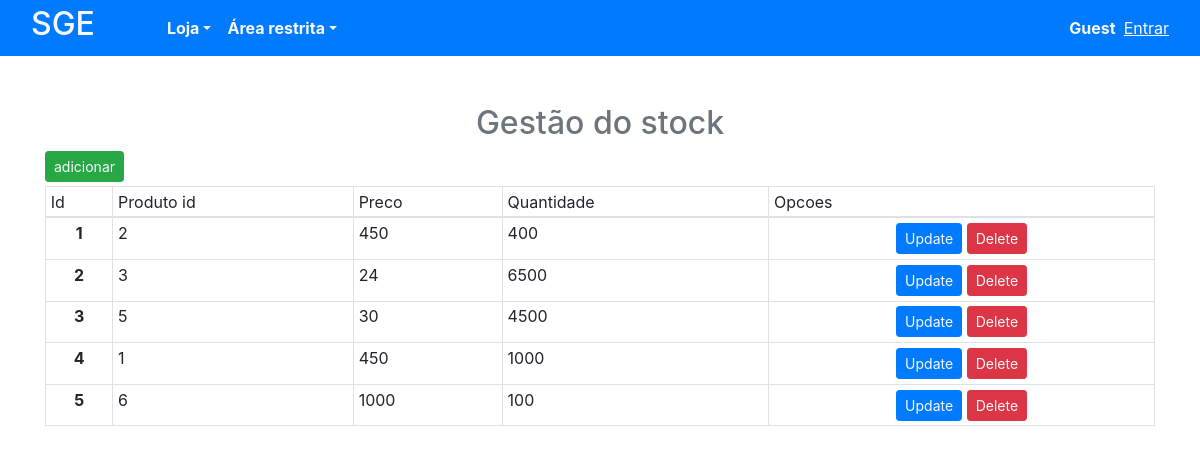
The page /stock.php on the database its author committed.
### tables this page shows
CREATE TABLE `stock` (
  `id` int(11) NOT NULL,
  `id_produto` int(11) NOT NULL,
  `preco` int(11) NOT NULL,
  `quantidade` int(11) NOT NULL
);

### controller/stockController.php (called while the page is built, shortened)
<?php
class stockController {
    public function getStock(){
        $bd=Conexao();
   $sql="SELECT stock.id,stock.id_produto,stock.preco,stock.quantidade,produto.foto FROM stock CROSS JOIN produto WHERE stock.id_produto=produto.id";
   $resultado=$bd->query($sql);
   $grupo = array();
   while ($row=mysqli_fetch_array($resultado)) {
       $grupo[]=$row;
   }
   return $grupo;
}
}

### stock.php (the view, shortened to what this page needs)
<?php
    include_once 'controller/stockController.php';
    $turma=new stockController();
    $disc=$turma->getStock();
    $cliente="Guest";
?>
<html>
    <head>
        <link href="src/css/bootstrap.min.css" rel="stylesheet" type="text/css"/>
    </head>
    <body>
        <div class="">
            <nav class="navbar navbar-expand-lg bg-primary  navbar-light pb-0 pt-0 sticky-top" >
                <div class="container-fluid">
                <a class="navbar-brand h1 mb-0 text-light  " href="#"><h2>SGE</b></h1></a>
                 <div class="collapse navbar-collapse" id="navbarsite">
                  <ul class="navbar-nav mr-auto ml-5 ">
                      <li class="nav-item dropdown">
                          <a class="nav-link dropdown-toggle text-light" href="#" data-toggle="dropdown" id="navDrop"><b>Loja</b></a>
                    </li>
                     <li class="nav-item dropdown">
                         <a class="nav-link dropdown-toggle text-light" href="#" data-toggle="dropdown" id="navDrop"><b>Área restrita</b></a>
                    </li>
                 </div>
                <div class="d-flex justify-content-end">
                  <?php
                        if($cliente=="Guest"){?>
                    <a class="ml-2 font-weight-bold text-light"> <?=$cliente?></a> <a href="login.php" class="ml-2 text-light"><u>Entrar</u></a>
                        <?php } else {?>
                               <a class="ml-2"><?=$cliente?></a> <a href="controller/logOut.php" class="ml-2 text-light">Sair</a>
                          <?php }?>
            </div>
                 </div>
                </nav>
         </div>
        <div class=" container mt-5">
            <h2 class="text-secondary text-center">Gestão do stock</h2>
                <a class="btn btn-sm btn-success mb-1 text-light" data-toggle="modal" data-target="#cadastro">adicionar</a>
             <table  class="table table-bordered table-sm">
            <thead>
                <tr>
                    <td class="">Id</td>
                    <td>Produto id</td>
                    <td>Preco</td>
                    <td>Quantidade</td>
                    <td>Opcoes</td>
                </tr>
            </thead>
            <tbody id="recebe">
                <?php
                foreach ($disc as $d){?>
                   <tr>
                   <td class="text-center" style=" font-weight:bold"> <?= $d['id']?></td>
                   <td> <?= $d['id_produto']?></td>
                   <td> <?= $d['preco']?></td>
                       <td> <?= $d['quantidade']?></td>
                   <td class="text-center">
                       <a class="btn btn-sm btn-primary text-light" data-toggle="modal" data-target="#update" data-whatever1="<?= $d['id']?>"
                          data-whatever2="<?= $d['id_produto']?>" data-whatever3="<?= $d['preco']?>"  data-whatever4="<?= $d['quantidade']?>" >Update</a>
                       <a class="btn btn-sm btn-danger text-light" data-toggle="modal" data-target="#apagar" data-whatever1="<?= $d['id']?>" >Delete</a>
                   </td>
                </tr>
               <?php }?>
            </tbody>
        </table>
        </div>
    </body>
</html>

### rows shown on the page
stock: id "1", id_produto "2", preco "450", quantidade "400"
stock: id "2", id_produto "3", preco "24", quantidade "6500"
stock: id "3", id_produto "5", preco "30", quantidade "4500"
stock: id "4", id_produto "1", preco "450", quantidade "1000"
stock: id "5", id_produto "6", preco "1000", quantidade "100"

### other values the page prints
$cliente "Guest"
